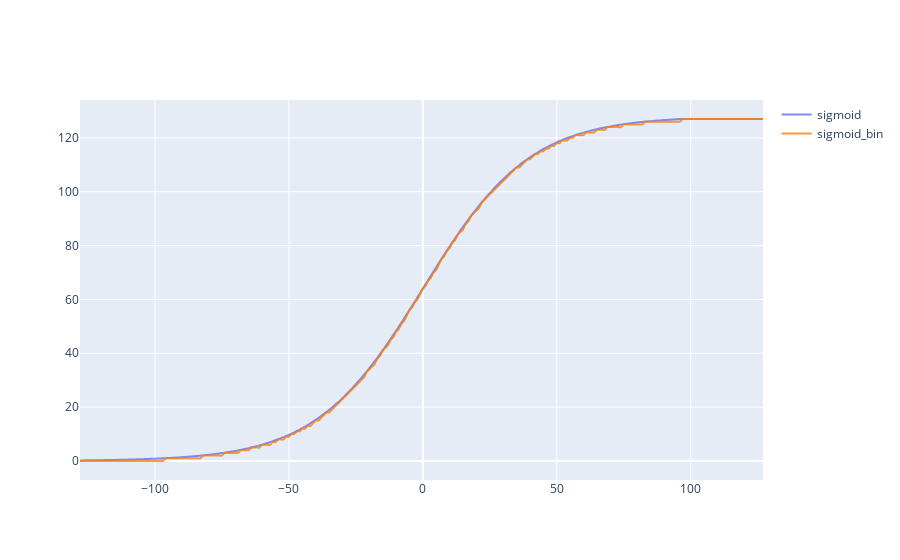

The notebook cell this image was saved under:
### Code cell
x_axis = df_sigmoid_bin['address']
y_axis = df_sigmoid_bin['sigmoid_bin_conv']
pacitydef = 0.8

sigmoid = go.Scatter(
    x= x_axis,
    y=df_sigmoid_bin['sigmoid'],
    name="sigmoid",
    # line= dict(color='#FF8000'),
    opacity = 0.8,
    line_shape='spline')

sigmoid_bin = go.Scatter(
    x= x_axis,
    y= y_axis,
    name="sigmoid_bin",
    line= dict(color='#FF8000'),
    opacity = 0.8,
    line_shape='spline')

dadospred = ([sigmoid,sigmoid_bin])
figpred = go.Figure(data=dadospred)#, layout=layout)
py.iplot(figpred)

### Figure 1 — Plotly figure (JSON) as saved in the notebook; plotly's stock layout.template omitted (floating-point values rounded to 4 significant figures; data arrays with more than 128 entries replaced by an {"elided": "..."} marker saying what was removed)
{"data": [{"line": {"shape": "spline"}, "name": "sigmoid", "opacity": 0.8, "type": "scatter", "x": {"elided": "256 int values"}, "y": {"elided": "256 float values"}}, {"line": {"color": "#FF8000", "shape": "spline"}, "name": "sigmoid_bin", "opacity": 0.8, "type": "scatter", "x": {"elided": "256 int values"}, "y": {"elided": "256 int values"}}], "layout": {}}
